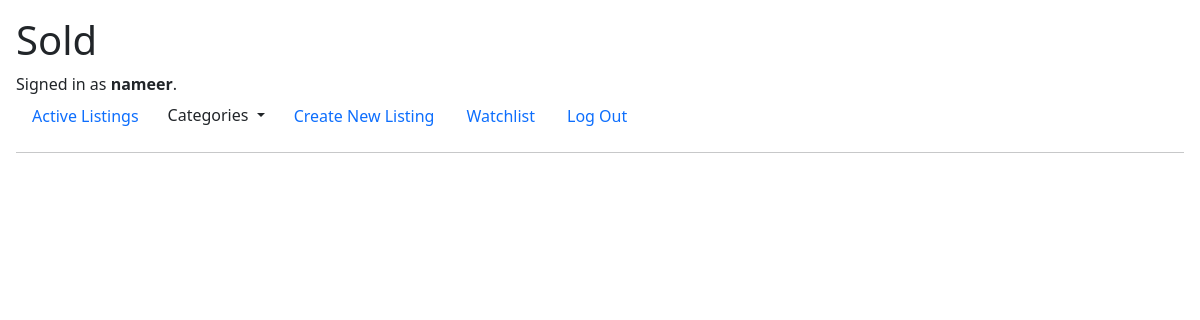
Page /watchlist (signed in) on the earlier database version.
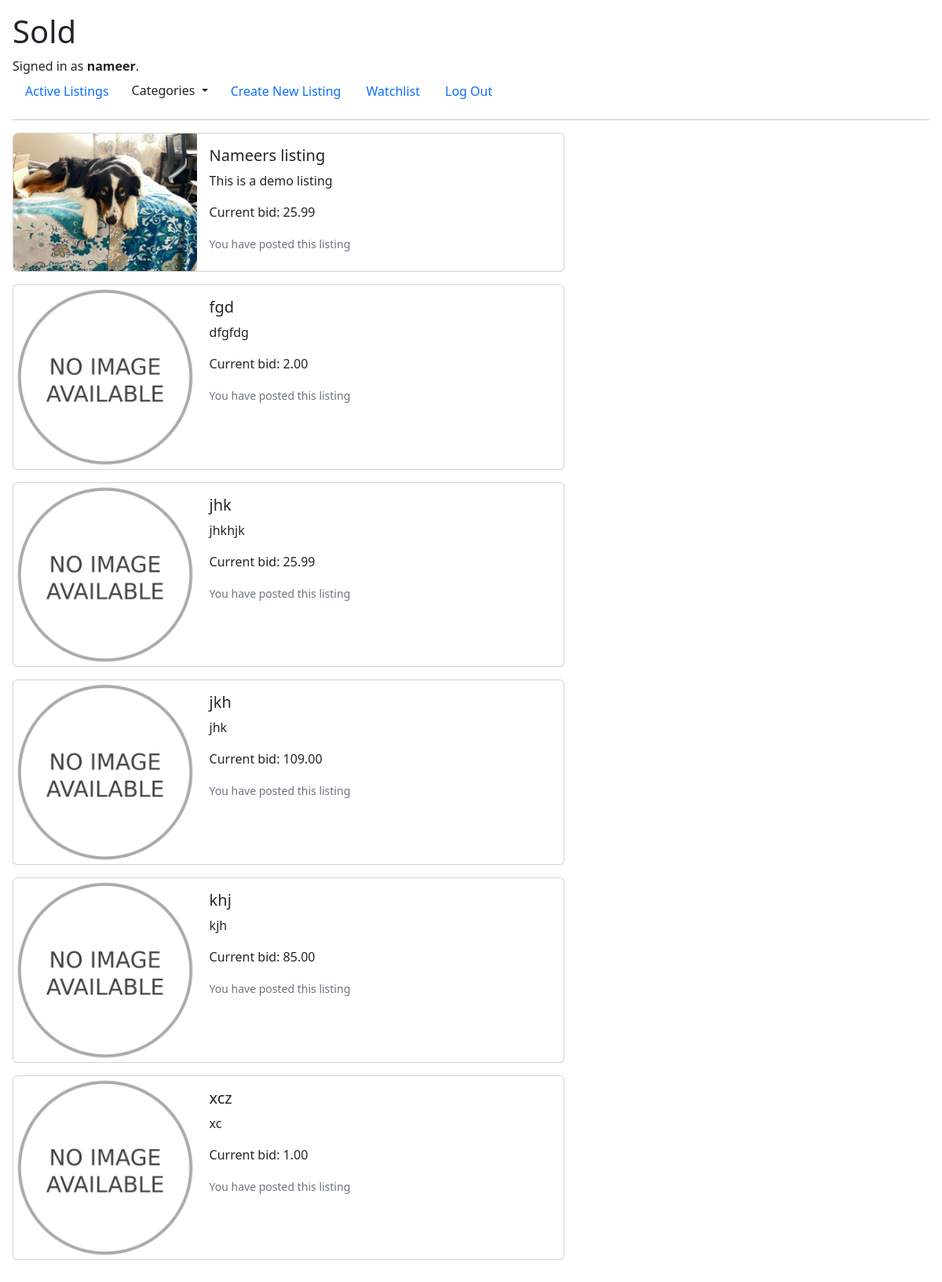
Same page on the later database version.
### auctions/models.py (models this page shows)
class User(AbstractUser):
    pass

class Bid(models.Model):
    Bid = models.DecimalField(decimal_places=2, max_digits=19, null='False')
    user_bid = models.ForeignKey(User, on_delete=models.CASCADE, related_name="bid_made_by")
    listing = models.ForeignKey(Auction, on_delete=models.CASCADE, related_name="bid_listing")

class Auction(models.Model):
    Categories = [('Toys', 'Toys'), ('Home', 'Home'), ('Fashion','Fashion'), ('Electronics', 'Electronics'), ('Automotive', 'Automotive'), ('Other','Other')]
    Categories.sort(key=itemgetter(1))
    title = models.CharField(max_length=64)
    img = models.ImageField(upload_to='uploads/', default="uploads/No_image_available.svg.png")
    discription = models.CharField(max_length=200, null="False")
    price = models.DecimalField(max_digits=19,decimal_places=2, null="False", validators=[MinValueValidator(limit_value=1)])
    user_post = models.ForeignKey(User, on_delete=models.CASCADE,related_name="user", default="1")
    category = models.CharField(max_length=20, blank=True, null=True, choices=Categories)
    active = models.BooleanField(default=True)

### auctions/views.py (the view)
# urls.py: path("watchlist", views.watchlist, name="watchlist"),
@login_required(login_url="login")
def watchlist(request):
    if request.method == "GET":
        user = User.objects.get(pk=request.user.id)
        watchlist = user.user_watch.all()
        bid = []
        for listings in watchlist:
            bid.append(Bid.objects.get(listing=listings.auctions))
        return render(request, 'auctions/watchlist.html', {'watchlist': bid})

### auctions/templates/auctions/watchlist.html (shortened to what this page needs)
{% extends "auctions/layout.html" %}
{% block body %}
{% for listings in watchlist %}
<a href="{% url 'listing' listings.listing.id %}" class="card mb-3" style="max-width: 60%; height: fit-content;">
    <div class="row g-0">
      <div class="col-md-4">
        <img src="{{listings.listing.img.url}}" class="img-fluid rounded-start" alt="...">
      </div>
      <div class="col-md-8">
        <div class="card-body">
          <h5 class="card-title">{{listings.listing.title}}</h5>
          <p class="card-text">{{listings.listing.discription}}</p>
          <p class="card-text">Current bid: {{listings.Bid}}</p>
          {% if request.user == listings.listing.user_post %}
          <p class="card-text"><small class="text-muted">You have posted this listing</small></p>
          {% endif %}
        </div>
        </div>
        </div>
        </a>
    {% endfor %}
{% endblock %}

### auctions/templates/auctions/layout.html (shortened to what this page needs)
{% load static %}
<!DOCTYPE html>
<html lang="en">
    <head>
        <link href="https://cdn.jsdelivr.net/npm/bootstrap@5.2.0/dist/css/bootstrap.min.css" rel="stylesheet">
        <link href="{% static 'auctions/styles.css' %}" rel="stylesheet">
    </head>
    <body>
        <h1>Sold</h1>
        <div>
            {% if user.is_authenticated %}
                Signed in as <strong>{{ user.username }}</strong>.
            {% else %}
                Not signed in.
            {% endif %}
        </div>
        <ul class="nav">
            <li class="nav-item">
                <a class="nav-link" href="{% url 'index' %}">Active Listings</a>
            </li>
            <li class="nav-item">
                <div class="dropdown">
                    <button class="btn dropdown-toggle" type="button" data-bs-toggle="dropdown" aria-expanded="false">
                      Categories
                    </button>
                  </div>
            </li>
            <li class="nav-item">
                <a class="nav-link" href="{% url 'new_listing' %}">Create New Listing</a>
            </li>
            <li class="nav-item">
                <a class="nav-link" href="{% url 'watchlist' %}">Watchlist</a>
            </li>
            {% if user.is_authenticated %}
                <li class="nav-item">
                    <a class="nav-link" href="{% url 'logout' %}">Log Out</a>
                </li>
            {% endif %}
        </ul>
        <hr>
        {% block body %}
        {% endblock %}
    </body>
</html>

### auctions/static/auctions/styles.css (style rules this page uses)
body { padding: 1rem 1rem 1rem 1rem; }
a { all: unset; }

Differences in the rows shown:
added Bid: listing.img (picture), listing "Nameers listing", listing.discription "This is a demo listing", Bid "25.99", shows "You have posted this listing"
added Bid: listing.img (placeholder picture), listing "fgd", listing.discription "dfgfdg", Bid "2.00", shows "You have posted this listing"
added Bid: listing.img (placeholder picture), listing "jhk", listing.discription "jhkhjk", Bid "25.99", shows "You have posted this listing"
added Bid: listing.img (placeholder picture), listing "jkh", listing.discription "jhk", Bid "109.00", shows "You have posted this listing"
added Bid: listing.img (placeholder picture), listing "khj", listing.discription "kjh", Bid "85.00", shows "You have posted this listing"
added Bid: listing.img (placeholder picture), listing "xcz", listing.discription "xc", Bid "1.00", shows "You have posted this listing"
